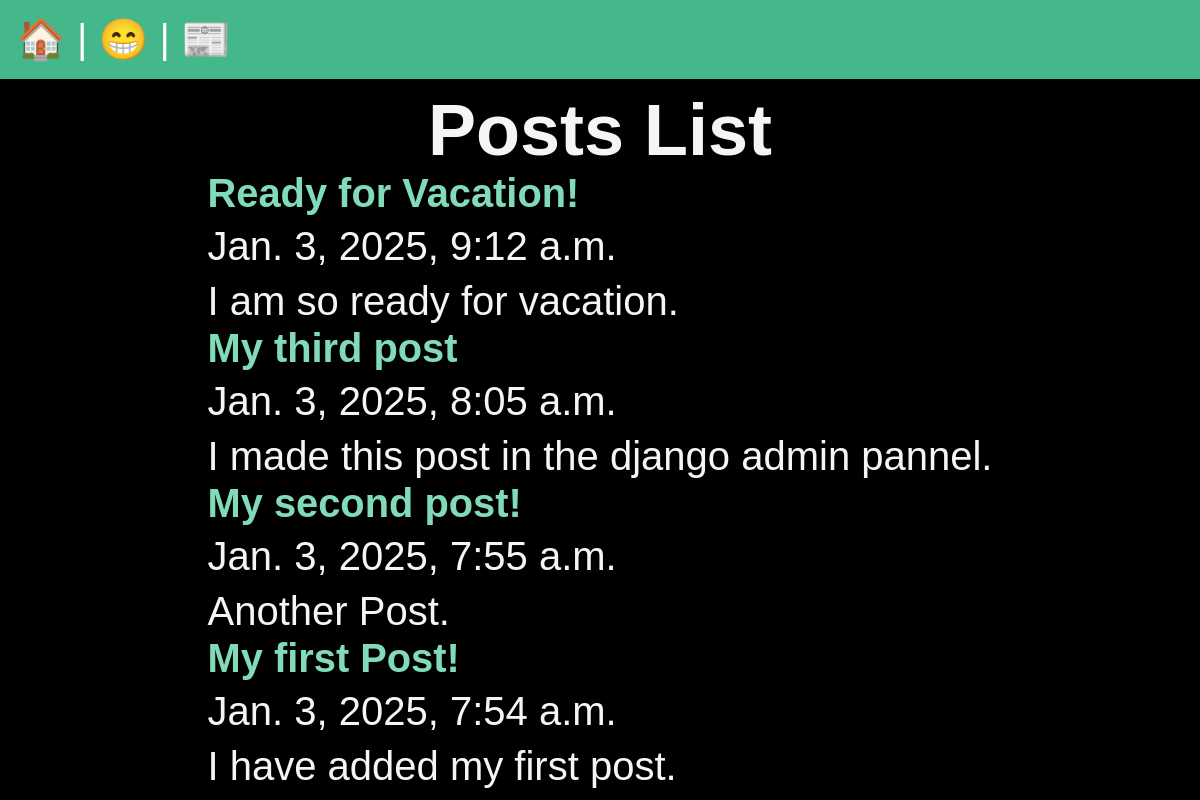
/posts/, run on the app's committed database.
### posts/models.py (models this page shows, shortened)
class Post(models.Model):
    title = models.CharField(max_length=75)
    body = models.TextField()
    slug = models.SlugField()
    date = models.DateTimeField(auto_now_add=True)
    banner = models.ImageField(default='fallback.png', blank=True )

### posts/views.py (the view)
# urls.py: path('', views.posts_list, name="list"),
def posts_list(request):
    posts = Post.objects.all().order_by('-date')
    return render(request, 'posts/post_list.html', {'posts': posts})

### posts/templates/posts/post_list.html (shortened to what this page needs)
{% extends "layout.html" %}
{% block content %}
<section>
<h1>Posts List</h1>
{% for post in posts %}
<article class="post">
    <h5>
        <a href="{% url 'posts:page' slug=post.slug %}">
            {{post.title}}
        </a>
    </h5>
    <small> {{post.date}} </small><br>
    <small>{{post.body}}</small>
</article>
{% endfor %}
</section>
{% endblock  %}

### templates/layout.html (shortened to what this page needs)
<!DOCTYPE html>
{% load static %}
<html lang="en">
<head>
    <link rel="stylesheet" href="{% static 'css/style.css' %}">
</head>
<body>
    <nav>
        <a href="/">
         <span role="img" aria-label="Home">🏠</span>
        </a> |
        <a href="/about">
            <span role="img" aria-label="About">😁</span>
        </a> |
        <a href="{% url 'posts:list' %}">
            <span role="img" aria-label="Posts">📰</span>
        </a>
    </nav>
    <main>
        {% block content %}{% endblock  %}
    </main>
</body>
</html>

### static/css/style.css (style rules this page uses)
* { margin: 0; padding: 0; box-sizing: border-box; font-family: Arial, Helvetica, sans-serif !important; }
body { min-height: 100vh; background-color: black; color: whitesmoke; font-size: 3rem; display: flex; flex-flow: column; }
nav { padding: 1rem; background-color: #44B78B; color: white; font-size: 2.5rem; }
main { flex-grow: 1; display: grid; place-content: center; }
h1, p { text-align: center; }
a { text-decoration: none; color: #81dbb8; }

### data on the page
Post: title "Ready for Vacation!", date "Jan. 3, 2025, 9:12 a.m.", body "I am so ready for vacation."
Post: title "My third post", date "Jan. 3, 2025, 8:05 a.m.", body "I made this post in the django admin pannel."
Post: title "My second post!", date "Jan. 3, 2025, 7:55 a.m.", body "Another Post."
Post: title "My first Post!", date "Jan. 3, 2025, 7:54 a.m.", body "I have added my first post."
